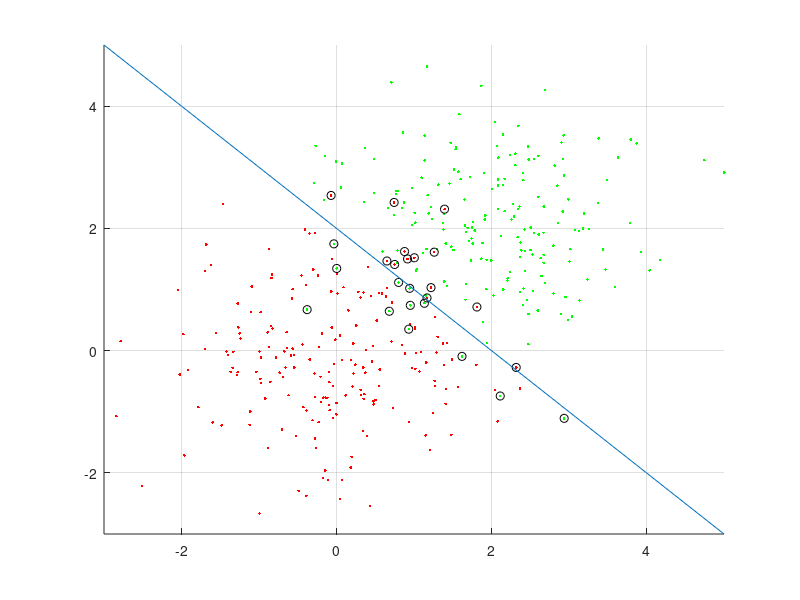

Here is the MATLAB script that generated this plot:
%% Task 1 a

close all, clear all, clc

C1 = randn(200, 2);
C2 = randn(200, 2) + 2;

mC1 = mean(C1);
mC2 = mean(C2);
mp = (mC1 + mC2) / 2;


figure
hold on
grid on
axis ([-3 5 -3 5])

X = -3:5; 
Y = X*0;

for i = 1:numel(X)
    Y(i) = X(i) * (-1) + 2;
end


    


plot(C1(:,1), C1(:,2),'r.');
plot(C2(:,1), C2(:,2),'g.');

error = 0;
for i = 1:size(C1)      
        g = C1(i,1) * (-1) + 2;
        g2 = C2(i,1) * (-1) + 2;
        if C1(i,1) == C1(i,1) & C1(i,2) >= g
            plot(C1(i,1),C1(i,2), 'ok')
            error = error + 1;
        end
        if C2(i,1) == C2(i,1) & C2(i,2) <= g2
            plot(C2(i,1),C2(i,2), 'ok')
            error = error + 1;
        end
    
end

error = error/400;
plot(Y, X);

            
            
            
            